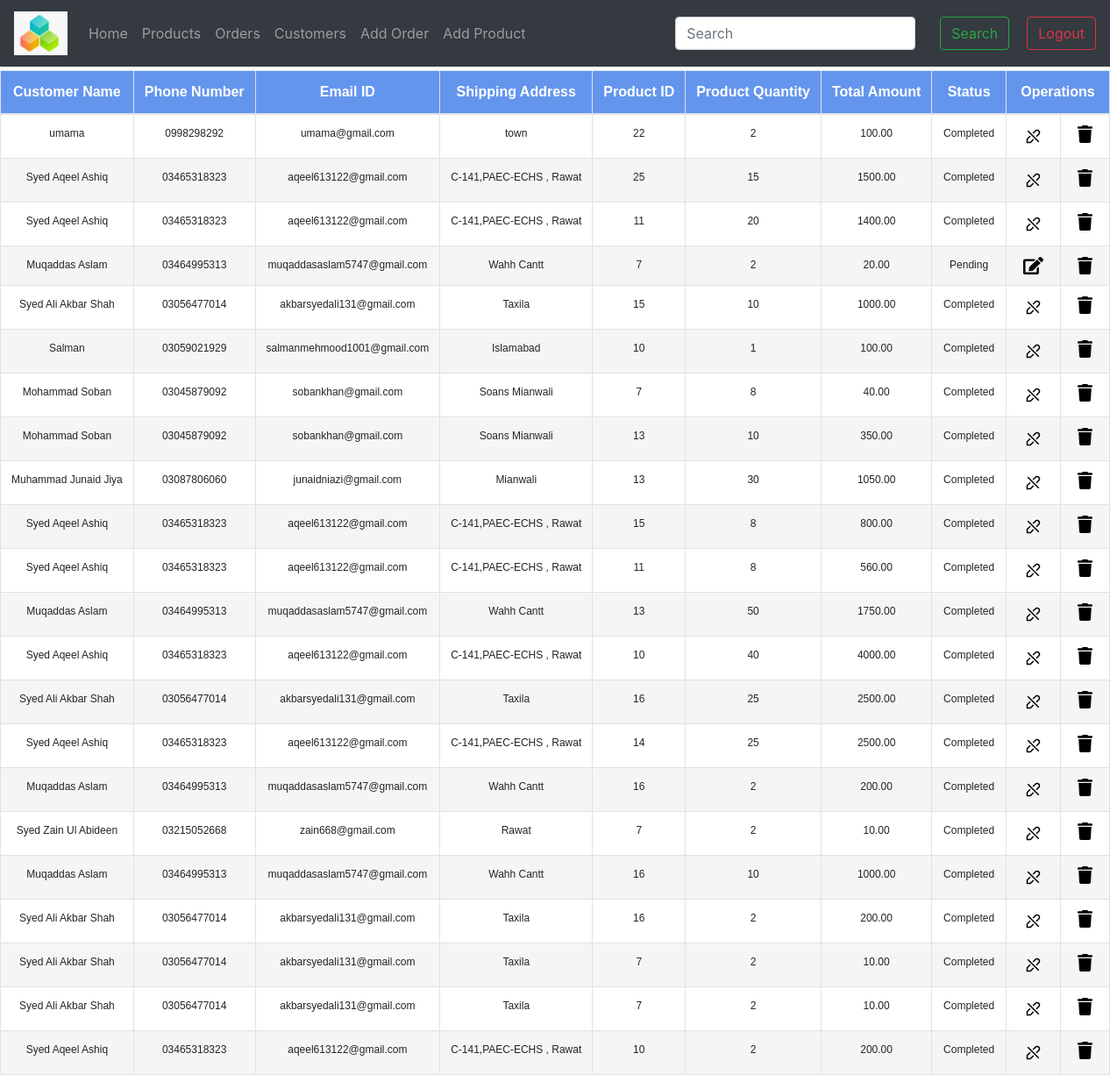
Screenshot of /customer_orders.php (signed in) with the database file from the repository.
### tables this page shows
CREATE TABLE `order` (
  `id` int(11) NOT NULL,
  `customer_id` int(11) DEFAULT NULL,
  `product_id` int(11) DEFAULT NULL,
  `product_quantity` int(11) DEFAULT NULL,
  `order_date` datetime DEFAULT current_timestamp(),
  `total_amount` decimal(10,2) DEFAULT NULL,
  `order_status` smallint(6) DEFAULT 0
);

CREATE TABLE `customer` (
  `c_id` int(11) NOT NULL,
  `customer_name` varchar(255) NOT NULL,
  `phone` varchar(20) NOT NULL,
  `address` varchar(1000) DEFAULT NULL,
  `email` varchar(250) DEFAULT NULL
);

### database.php (called while the page is built, shortened)
<?php
class Order {
    public $orderStatus;
    function getOrderStatusText(){
        if($this -> orderStatus == 0){
            return "Pending";
        }
        else{
            return "Completed";
        }
    }
}
class DatabaseHandler {
    function getConnection() {
        $conn = new mysqli('localhost','root','12345678','ims');
        return $conn;
    }
    function getCustomerOrders($searchQuery = null) {
        $conn = $this -> getConnection() or die('Error connecting to the SQL Server database.');
        $sql = "SELECT * FROM `order` JOIN customer ON customer.c_id = order.customer_id";
        $sql = $sql." order by order.order_date DESC";
        $stmt = $conn->prepare($sql);
        $stmt -> execute();
        $result = $stmt->get_result();
        $orders = array();
        if ($result->num_rows > 0) {
            while($row = $result->fetch_assoc()) {
                $customer = new Customer();
                $customer -> customerName = $row["customer_name"];
                $customer -> phone = $row["phone"];
                $customer -> address = $row["address"];
                $customer -> email = $row["email"];
                $order = new Order();
                $order -> id = $row["id"];
                $order -> quantity = $row["product_quantity"];
                $order -> totalAmount = $row["total_amount"];
                $order -> productId = $row["product_id"];
                $order -> orderStatus = $row["order_status"];
                $order -> customer = $customer;
                $orders[] = $order;
            }
        }
        return $orders;
    }
}
?>

### customer_orders.php (the view, shortened to what this page needs)
<!DOCTYPE html>
<html lang="en">
<head>
    <link rel="stylesheet" href="css/bootstrap.css" >
</head>
<body>
    <header>
<nav class="navbar fixed-top navbar-expand-lg navbar-dark bg-dark">
  <a class="navbar-brand" href="./landing.php"><img src ="./img/logo.PNG" alt = "Logo" height = "50px"></a>
  <div class="collapse navbar-collapse" id="navbarSupportedContent">
    <ul class="navbar-nav mr-auto">
      <li class="nav-item">
        <a class="nav-link" href="./landing.php">Home</a>
      </li>
      <li class="nav-item">
        <a class="nav-link" href="./products.php">Products</a>
      </li>
      <li class="nav-item">
        <a class="nav-link" href="./customer_orders.php">Orders</a>
      </li>
      <li class="nav-item">
        <a class="nav-link" href="./customers.php">Customers</a>
      </li>
      <li class="nav-item">
        <a class="nav-link" href="./add_orders.php">Add Order</a>
      </li>
      <li class="nav-item">
        <a class="nav-link" href="./add_products.php">Add Product</a>
      </li>
      </ul>
    <form class="form-inline my-2 my-lg-0">
      <input class="form-control mr-sm-2" type="search" name = "search_orders" id = "search_orders"
      placeholder="Search" aria-label="Search">
      <button class="btn btn-outline-success my-2 my-sm-0" type="submit" style ="margin:20px">Search</button>
   </form>
   <button class="btn btn-outline-danger my-2 my-sm-0" id = "logoutButton">Logout</button>
  </div>
</nav>
</header>
    <h1>Orders Detail</h1>
    <table class="table table-bordered table-hover">
      <thead>
     <br>
        <tr>
          <th scope = "col">Customer Name</th>
          <th scope = "col">Phone Number</th>
          <th scope = "col">Email ID</th>
          <th scope = "col">Shipping Address</th>
          <th scope = "col">Product ID</th>
          <th scope = "col">Product Quantity</th>
          <th scope = "col">Total Amount</th>
          <th scope = "col">Status</th>
          <th scope = "col" colspan="2",align="centre">Operations</th>
        </tr>
      </thead>
      <tbody>
        <tbody>
          <?php
          require_once("database.php");
          if(isset($_GET["search_orders"])){
            $orders = $databaseHandler -> getCustomerOrders($_GET["search_orders"]);
          }
          else {
          $orders = $databaseHandler -> getCustomerOrders();
        }
          foreach ($orders as $order) { ?>
            <tr>
              <td><?php echo $order -> customer -> customerName ?></td>
              <td><?php echo $order -> customer -> phone?></td>
              <td><?php echo $order -> customer -> email ?></td>
              <td><?php echo $order -> customer -> address ?></td>
              <td><?php echo $order -> productId?></td>
              <td><?php echo $order -> quantity ?></td>
              <td><?php echo $order -> totalAmount ?></td>
              <td><?php echo $order -> getOrderStatusText() ?></td>
              <td>
                <?php
                if($order->orderStatus == 0){
                  ?>
                  <a href="connect.php?request_type=update_status&id=<?php echo $order -> id ?>"
                  onclick="return confirm('Mark As Completed?');">
                  <img src = "./img/edit.svg" height = "20px" alt = "Edit" /></a><?php
                }
                else{
                  ?><img src = "./img/disabled_edit.png" height = "25px" alt = "Edit" disabled/><?php
                }
                ?></td>
              <td><a href="connect.php?request_type=delete_order&id=<?php echo $order -> id ?>"
                onclick="return confirm('Are you sure to delete order?');"><img src = "./img/trash.svg" height = "20px" alt = "Delete" /></a>
              </td>
            </tr>
        <?php } ?>
        </tbody>
        </tbody>
      </table>
</body>
</html>

### customer_orders.php (style rules this page uses)
table { border-collapse: collapse; width: 100%; padding: 0; }
th, td { border: 1px solid black; padding: 10px; }
th { text-align: center; font-family: Arial, sans-serif; font-size: 16px; text-align: center; width: 100px; white-space: nowrap; overflow: hidden; text-overflow: ellipsis; background-color: cornflowerblue; color: #fff; }
tr:nth-child(even) { background-color:whitesmoke; }
td { text-align: center; font-family: Arial, sans-serif; font-size: 14px; text-align: center; width: 50%; font-size: 12px; width: 100px; white-space: nowrap; overflow: hidden; text-overflow: ellipsis; }
h1 { text-align: center; color: cornflowerblue; }

### rows the page displays
order: customer.customer_name "umama", customer.phone "0998298292", customer.email "umama@gmail.com", customer.address "town", product "22", product_quantity "2", total_amount "100.00", order_status "Completed"
order: customer.customer_name "Syed Aqeel Ashiq", customer.phone "03465318323", customer.email "aqeel613122@gmail.com", customer.address "C-141,PAEC-ECHS , Rawat", product "25", product_quantity "15", total_amount "1500.00", order_status "Completed"
order: customer.customer_name "Syed Aqeel Ashiq", customer.phone "03465318323", customer.email "aqeel613122@gmail.com", customer.address "C-141,PAEC-ECHS , Rawat", product "11", product_quantity "20", total_amount "1400.00", order_status "Completed"
order: customer.customer_name "Muqaddas Aslam", customer.phone "03464995313", customer.email "muqaddasaslam5747@gmail.com", customer.address "Wahh Cantt", product "7", product_quantity "2", total_amount "20.00", order_status "Pending"
order: customer.customer_name "Syed Ali Akbar Shah", customer.phone "03056477014", customer.email "akbarsyedali131@gmail.com", customer.address "Taxila", product "15", product_quantity "10", total_amount "1000.00", order_status "Completed"
order: customer.customer_name "Salman", customer.phone "03059021929", customer.email "salmanmehmood1001@gmail.com", customer.address "Islamabad", product "10", product_quantity "1", total_amount "100.00", order_status "Completed"
order: customer.customer_name "Mohammad Soban", customer.phone "03045879092", customer.email "sobankhan@gmail.com", customer.address "Soans Mianwali", product "7", product_quantity "8", total_amount "40.00", order_status "Completed"
order: customer.customer_name "Mohammad Soban", customer.phone "03045879092", customer.email "sobankhan@gmail.com", customer.address "Soans Mianwali", product "13", product_quantity "10", total_amount "350.00", order_status "Completed"
order: customer.customer_name "Muhammad Junaid Jiya", customer.phone "03087806060", customer.email "junaidniazi@gmail.com", customer.address "Mianwali", product "13", product_quantity "30", total_amount "1050.00", order_status "Completed"
order: customer.customer_name "Syed Aqeel Ashiq", customer.phone "03465318323", customer.email "aqeel613122@gmail.com", customer.address "C-141,PAEC-ECHS , Rawat", product "15", product_quantity "8", total_amount "800.00", order_status "Completed"
order: customer.customer_name "Syed Aqeel Ashiq", customer.phone "03465318323", customer.email "aqeel613122@gmail.com", customer.address "C-141,PAEC-ECHS , Rawat", product "11", product_quantity "8", total_amount "560.00", order_status "Completed"
order: customer.customer_name "Muqaddas Aslam", customer.phone "03464995313", customer.email "muqaddasaslam5747@gmail.com", customer.address "Wahh Cantt", product "13", product_quantity "50", total_amount "1750.00", order_status "Completed"
order: customer.customer_name "Syed Aqeel Ashiq", customer.phone "03465318323", customer.email "aqeel613122@gmail.com", customer.address "C-141,PAEC-ECHS , Rawat", product "10", product_quantity "40", total_amount "4000.00", order_status "Completed"
order: customer.customer_name "Syed Ali Akbar Shah", customer.phone "03056477014", customer.email "akbarsyedali131@gmail.com", customer.address "Taxila", product "16", product_quantity "25", total_amount "2500.00", order_status "Completed"
order: customer.customer_name "Syed Aqeel Ashiq", customer.phone "03465318323", customer.email "aqeel613122@gmail.com", customer.address "C-141,PAEC-ECHS , Rawat", product "14", product_quantity "25", total_amount "2500.00", order_status "Completed"
order: customer.customer_name "Muqaddas Aslam", customer.phone "03464995313", customer.email "muqaddasaslam5747@gmail.com", customer.address "Wahh Cantt", product "16", product_quantity "2", total_amount "200.00", order_status "Completed"
order: customer.customer_name "Syed Zain Ul Abideen", customer.phone "03215052668", customer.email "zain668@gmail.com", customer.address "Rawat", product "7", product_quantity "2", total_amount "10.00", order_status "Completed"
order: customer.customer_name "Muqaddas Aslam", customer.phone "03464995313", customer.email "muqaddasaslam5747@gmail.com", customer.address "Wahh Cantt", product "16", product_quantity "10", total_amount "1000.00", order_status "Completed"
order: customer.customer_name "Syed Ali Akbar Shah", customer.phone "03056477014", customer.email "akbarsyedali131@gmail.com", customer.address "Taxila", product "16", product_quantity "2", total_amount "200.00", order_status "Completed"
order: customer.customer_name "Syed Ali Akbar Shah", customer.phone "03056477014", customer.email "akbarsyedali131@gmail.com", customer.address "Taxila", product "7", product_quantity "2", total_amount "10.00", order_status "Completed"
order: customer.customer_name "Syed Ali Akbar Shah", customer.phone "03056477014", customer.email "akbarsyedali131@gmail.com", customer.address "Taxila", product "7", product_quantity "2", total_amount "10.00", order_status "Completed"
order: customer.customer_name "Syed Aqeel Ashiq", customer.phone "03465318323", customer.email "aqeel613122@gmail.com", customer.address "C-141,PAEC-ECHS , Rawat", product "10", product_quantity "2", total_amount "200.00", order_status "Completed"
